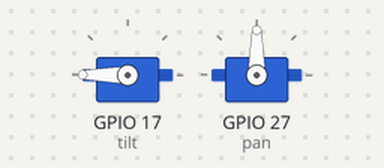
Recording of a program running on a simulated Raspberry Pi (BCM pin numbers). Shown: 2 × servo. Servo angles are drawn from the pulse width (0.5 ms = 0°, 2.5 ms = 180°). At 6.9 s the program stops and its outputs stay as they are.

Above: at 0.1 s.
At 3.1 s:
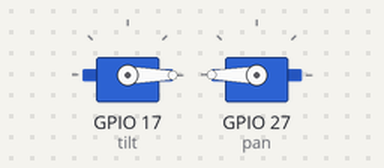
At 5.1 s:
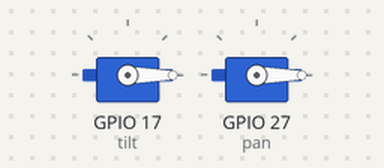
At 7.0 s:
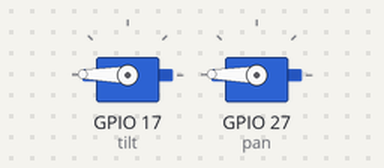
Timing chart, 0 to 8.4 s (numbered marks = the images above):
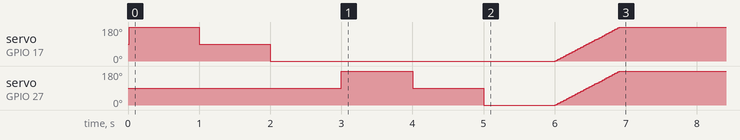

The program:

servo_control.py
```python
'''
import RPi.GPIO as GPIO
import time

tilt_servoPIN = 17
pan_servoPIN = 27

GPIO.setmode(GPIO.BCM)
GPIO.setup(tilt_servoPIN, GPIO.OUT)
GPIO.setup(pan_servoPIN, GPIO.OUT)

tilt_pwm = GPIO.PWM(tilt_servoPIN, 50) # GPIO 17 for PWM with 50Hz
pan_pwm = GPIO.PWM(pan_servoPIN, 50)

tilt_pwm.start(2.5) # Initialization
pan_pwm.start(2.5)

def SetAngle(type, angle):
  duty = angle / 18 + 2
  if type == 'tilt':
    tilt_pwm.ChangeDutyCycle(duty)
  elif type == 'pan':
    pan_pwm.ChangeDutyCycle(duty)

try:
  while True:
    for i in range(0, 180):
        SetAngle(type='pan', angle=i)
        SetAngle(type='tilt', angle=i)
        time.sleep(0.002)

except KeyboardInterrupt:
  tilt_pwm.stop()
  pan_pwm.stop()
  GPIO.cleanup()
'''

from gpiozero import Servo
from gpiozero.pins.pigpio import PiGPIOFactory
from time import sleep

def setAngle(type, angle):
    if angle >= 90:
        value = angle / 90 - 1
    elif angle < 90:
        value = - (1 - (angle/90))
    if type == 'tilt':
        tilt.value = value
    elif type == 'pan':
        pan.value = value

factory = PiGPIOFactory()

tilt = Servo(17, min_pulse_width=0.5/1000, max_pulse_width=2.5/1000, pin_factory=factory)
pan = Servo(27, min_pulse_width=0.5/1000, max_pulse_width=2.5/1000, pin_factory=factory)

tilt.mid()
pan.mid()

tilt.max()
sleep(1)
tilt.mid()
sleep(1)
tilt.min()
sleep(1)
pan.max()
sleep(1)
pan.mid()
sleep(1)
pan.min()
sleep(1)

# for i in np.linspace(-1,1,20,endpoint=False):
#     tilt.value = i
#     pan.value = i
#     print(i)
#     sleep(0.05)

for i in range (0, 180):
    setAngle(type='tilt',angle=i)
    setAngle(type='pan', angle=i)
    sleep(0.005)

tilt.mid()
pan.mid()
```
